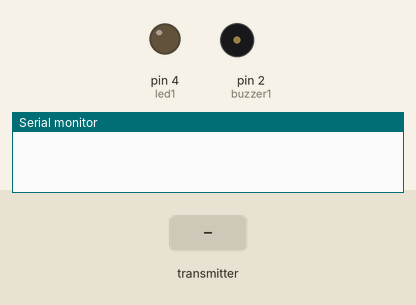
The sketch below on a simulated Arduino Uno, built with avr-gcc and run on an emulated ATmega328P. Shown: output pins drawn as LEDs (lit = HIGH), buzzer (waves = sounding), the last lines printed to the serial monitor. Inputs (shaded band) come from the test bench. No radio packets arrive unless stated.

Above: at 1.2 s.
1.3 s: the transmitter starts sending buttonState = 0
At 2.4 s:
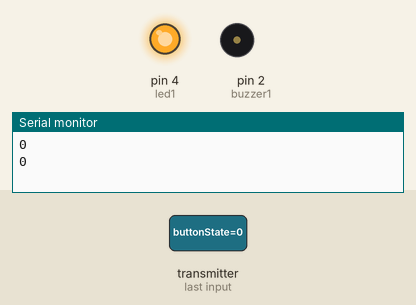
At 6.1 s:
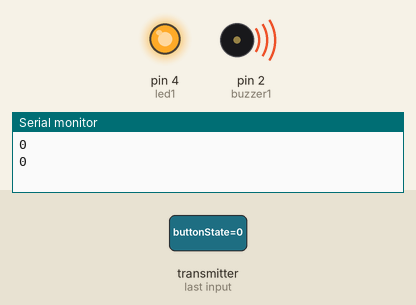
Timing chart, 0 to 12.4 s (numbered marks = the images above; inputs shaded):
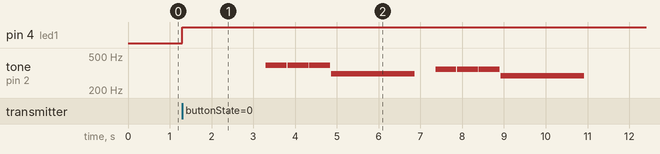

Measured:
- after the input at 1.3 s, pin 4 (led1): LOW → HIGH at once; tone on pin 2 (buzzer1): plays 392 Hz for 0.50 s, 392 Hz for 0.50 s, 392 Hz for 0.50 s, 311 Hz for 2.0 s, 349 Hz for 0.50 s, 349 Hz for 0.50 s … (8 notes in this stretch), starting after 2.0 s

The sketch:

Reciever.ino
```cpp
#include <SPI.h>
#include <nRF24L01.h>
#include "RF24.h"


#define led1 4

int buttonState = 1;
int time = 0;
int buzzer1 = 2;

RF24 radio(7, 8); // CE, CSN
const byte address[6] = "00002";

void setup() {
  Serial.begin(9600);
  pinMode(led1, OUTPUT);
  pinMode(buzzer1, OUTPUT);
  digitalWrite(led1, LOW);
  radio.begin();
  radio.openReadingPipe(1, address);
  radio.setPALevel(RF24_PA_MAX);
  radio.setDataRate( RF24_250KBPS );
  radio.startListening();
}

void loop() {
  if(radio.available()) {
    while (!radio.available());
    radio.read(&buttonState, sizeof(buttonState));

    Serial.println(buttonState);

    if (buttonState == 1) {
      digitalWrite(led1, LOW);
      time = 0;
    }
    else {
      digitalWrite(led1, HIGH);
      delay(1000);
      time = time+1;
    }
    if(time == 2) {
      tone(buzzer1, 392); //
      delay(500);

      noTone(buzzer1); // pause
      delay(20);

      tone(buzzer1, 392); //
      delay(500);

      noTone(buzzer1); // pause
      delay(20);

      tone(buzzer1, 392); //
      delay(500);

      noTone(buzzer1); // pause
      delay(20);

      tone(buzzer1, 311.13); //
      delay(2000);

      noTone(buzzer1); // pause
      delay(500);

      tone(buzzer1, 349.23); // E4
      delay(500);

      noTone(buzzer1); // pause
      delay(20);

      tone(buzzer1, 349.23); // E4
      delay(500);

      noTone(buzzer1); // pause
      delay(20);
      tone(buzzer1, 349.23); // E4
      delay(500);

      noTone(buzzer1); // pause
      delay(20);

      tone(buzzer1, 293.66); // F4
      delay(2000);

      noTone(buzzer1); // OFF
    }
  }
}
```
